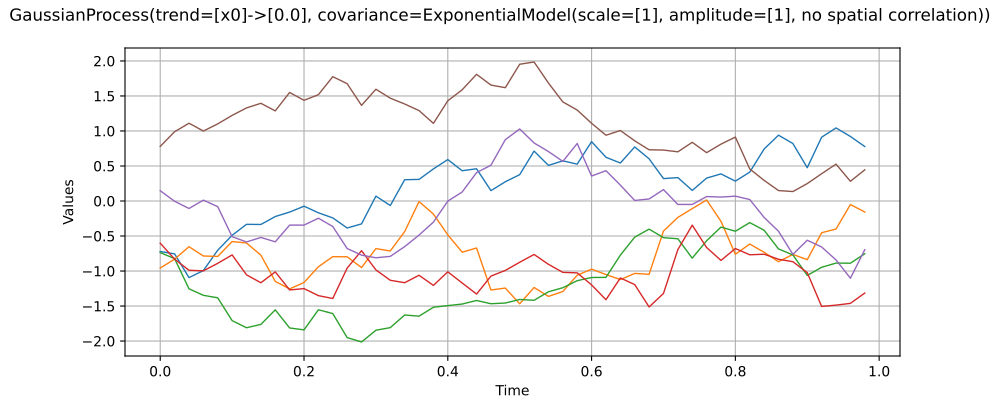

Write Python code to recreate this figure.
import openturns as ot
from matplotlib import pyplot as plt
from openturns.viewer import View
if ot.Process().__class__.__name__ == 'Process':
    # default to Gaussian for the interface class
    process = ot.GaussianProcess()
elif ot.Process().__class__.__name__ == 'DiscreteMarkovChain':
    process = ot.Process()
    process.setTransitionMatrix(ot.SquareMatrix([[0.0,0.5,0.5],[0.7,0.0,0.3],[0.8,0.0,0.2]]))
    origin = 0
    process.setOrigin(origin)
else:
    process = ot.Process()
process.setTimeGrid(ot.RegularGrid(0.0, 0.02, 50))
process.setDescription(['$x$'])
sample = process.getSample(6)
sample_graph = sample.drawMarginal(0)
sample_graph.setTitle(str(process))

fig = plt.figure(figsize=(10, 4))
sample_axis = fig.add_subplot(111)
View(sample_graph, figure=fig, axes=[sample_axis], add_legend=False)
